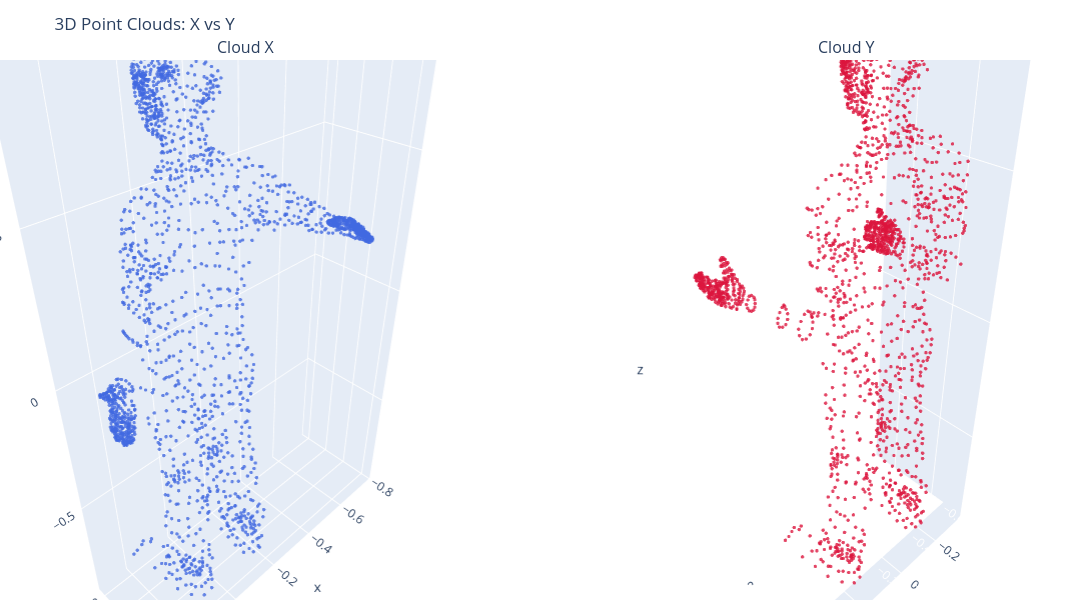

Notebook cell for this chart:
### Code cell
path_X = "../Data/CAPOD/class1/m1.obj"
path_Y = "../Data/CAPOD/class1/m7.obj"
X, Y = create_clouds(path_X, path_Y)
plot_point_clouds_side_by_side(X, Y)

### Figure 1 — Plotly figure (JSON) as saved in the notebook; plotly's stock layout.template omitted (floating-point values rounded to 4 significant figures; data arrays with more than 128 entries replaced by an {"elided": "..."} marker saying what was removed)
{"data": [{"marker": {"color": "royalblue", "opacity": 0.8, "size": 2}, "mode": "markers", "scene": "scene", "type": "scatter3d", "x": {"elided": "1926 float values"}, "y": {"elided": "1926 float values"}, "z": {"elided": "1926 float values"}}, {"marker": {"color": "crimson", "opacity": 0.8, "size": 2}, "mode": "markers", "scene": "scene2", "type": "scatter3d", "x": {"elided": "1926 float values"}, "y": {"elided": "1926 float values"}, "z": {"elided": "1926 float values"}}], "layout": {"annotations": [{"font": {"size": 16}, "showarrow": false, "text": "Cloud X", "x": 0.225, "xanchor": "center", "xref": "paper", "y": 1, "yanchor": "bottom", "yref": "paper"}, {"font": {"size": 16}, "showarrow": false, "text": "Cloud Y", "x": 0.775, "xanchor": "center", "xref": "paper", "y": 1, "yanchor": "bottom", "yref": "paper"}], "height": 600, "margin": {"b": 0, "l": 0, "r": 0, "t": 60}, "scene": {"aspectmode": "data", "domain": {"x": [0, 0.45], "y": [0, 1]}}, "scene2": {"aspectmode": "data", "domain": {"x": [0.55, 1], "y": [0, 1]}}, "showlegend": false, "title": {"text": "3D Point Clouds: X vs Y"}, "width": 1200}}
